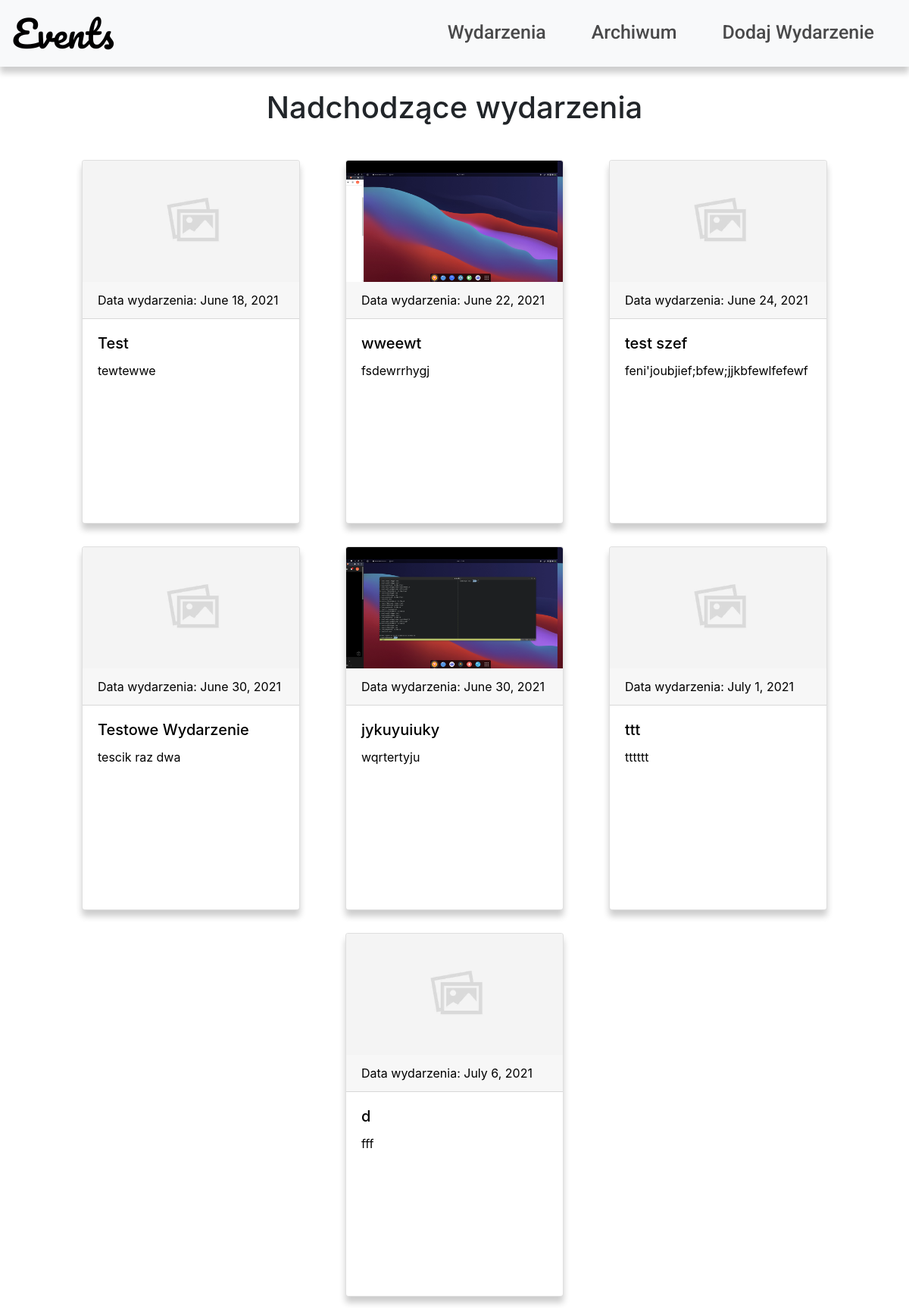
The app's page /, older data.
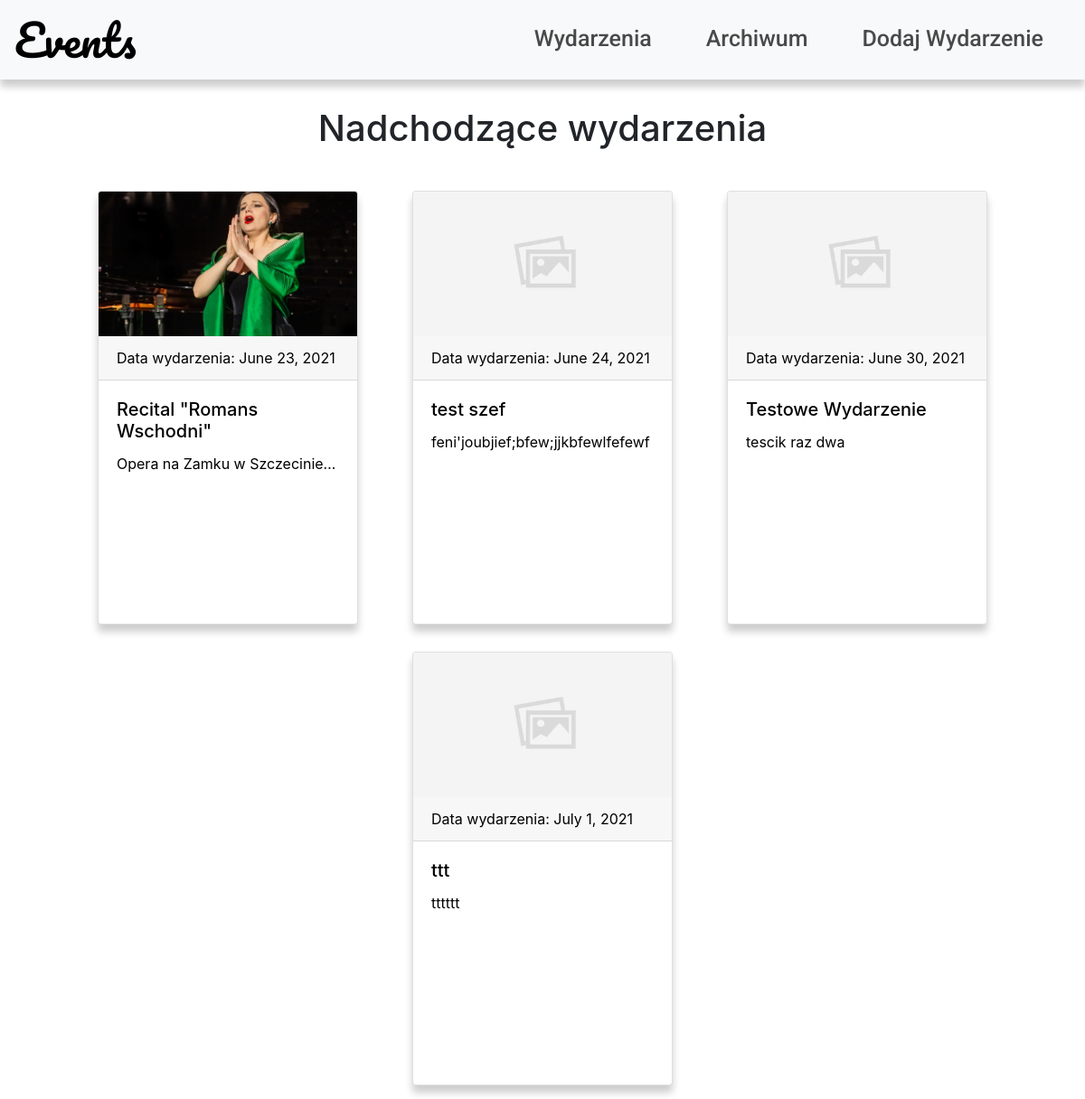
The same page, newer data.
### events/models.py (models this page shows, shortened)
class Event(models.Model):
    image = models.ImageField(upload_to='upload/',null=True,blank=True,default='images/blank.jpg')
    organizer = models.CharField(max_length=50)
    title = models.CharField(max_length=80)
    description = RichTextField(blank=False)
    start_time = models.TimeField(auto_now=False,auto_now_add=False,default = timezone.now)
    start_date = models.DateField(blank=False)
    end_date = models.DateField(blank=False,auto_now_add=False)
    location = models.CharField(max_length=100)
    price = models.IntegerField(blank=True,null=True,default = 0)
    published = models.DateTimeField(default=timezone.now)

### events/views.py (the view)
# urls.py: path('', views.index, name='index'),
def index(request):
    now = timezone.now()
    events = Event.objects.filter(start_date__gt=now).order_by('start_date')
    return render(request,'events/index.html',{'events': events})

### events/templates/events/index.html (shortened to what this page needs)
{% extends 'base.html' %} {% block content %}
<h1>Nadchodzące wydarzenia</h1>
<div class="container-fluid">
  <div class="row justify-content-center">
    {% for event in events %}
    <div class="col-auto">
      <div class="card" style="width: 18rem">
        <a href="{% url 'event_detail' event.pk %}">
          <img
            class="card-img-top"
            src="{{ event.image.url }}"
            alt="Card image"
          />
          <div class="card-header">Data wydarzenia: {{event.start_date}}</div>
          <div class="card-body">
            <h5 class="card-title">{{ event.title }}</h5>
            <p class="card-text text-truncate">
              {{ event.description|safe|slice:":100" }}
            </p>
          </div>
        </a>
      </div>
    </div>
    {% endfor %}
  </div>
</div>
{% endblock %}

### templates/base.html (shortened to what this page needs)
<!DOCTYPE html>
<html lang="en">
  <head>
    {% load static %}
    <link
      rel="stylesheet"
      type="text/css"
      href="{%  static  'css/style.css'  %}"
    />
    <link
      rel="stylesheet"
      href="https://maxcdn.bootstrapcdn.com/bootstrap/4.0.0/css/bootstrap.min.css"
    />
  </head>
  <body>
    <header>
      <nav class="navbar navbar-expand-sm navbar-light bg-light">
        <a href="{% url 'index' %}" class="navbar-item">Events</a>
        <div class="collapse navbar-collapse" id="navbarMenu">
          <ul class="navbar-nav ml-auto">
            <li class="nav-item">
              <a href="{% url 'index' %}">Wydarzenia</a>
            </li>
            <li class="nav-item">
              <a href="{% url 'archive' %}">Archiwum</a>
            </li>
            <li class="nav-item">
              <a href="{% url 'add' %}">Dodaj Wydarzenie</a>
            </li>
          </ul>
        </div>
      </nav>
    </header>
    {% block content %} {% endblock %}
  </body>
</html>

### static/css/style.css (style rules this page uses)
body { margin: 0%; padding: 0%; }
.navbar { box-shadow: 0 8px 8px 0 rgba(0, 0, 0, 0.2); }
.navbar-light .navbar-item { font-size: 3rem; text-decoration: none; color: black; font-family: "Pacifico", cursive; transition: 0.5s; }
.navbar-nav > li { margin-left:30px; margin-right:30px; }
.navbar-nav .nav-item a { font-family: "Roboto", sans-serif; font-weight: 500; font-size: 25px; text-decoration: none; color: black; opacity: 0.7; transition: 0.5s; }
.navbar-nav .nav-item::after { content: ""; display: block; width: 0; height: 2px; color: orangered; background: orangered; transition: width 0.3s; opacity: 1; }

### events/templates/events/index.html (style rules this page uses)
h1 { padding: 30px; margin: auto; text-align: center; }
.card { box-shadow: 0 8px 8px 0 rgba(0, 0, 0, 0.2); margin: 15px 15px 15px 15px; transition: transform 0.3s ease; height: 30rem; }
.card .card-text { overflow: hidden; text-overflow: ellipsis; }
.card-img-top { width: 100%; height: 20vh; object-fit: cover; }
.card a { text-decoration: none; transition: transform 0.3s ease; color: black; }

Row changes from the older to the newer data that the page shows:
removed Event: image (placeholder picture), start_date "June 18, 2021", title "Test", description "tewtewwe"
removed Event: image (picture), start_date "June 22, 2021", title "wweewt", description "fsdewrrhygj"
removed Event: image (picture), start_date "June 30, 2021", title "jykuyuiuky", description "wqrtertyju"
removed Event: image (placeholder picture), start_date "July 6, 2021", title "d", description "fff"
added Event: image (picture), start_date "June 23, 2021", title "Recital \"Romans Wschodni\"", description "Opera na Zamku w Szczecinie…"
